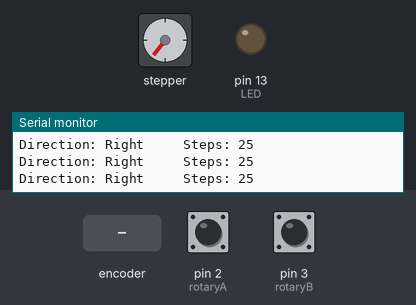
Simulated run of this sketch. Board: Arduino Uno, built with avr-gcc and run on an emulated ATmega328P. On the bench: stepper motor, output pins drawn as LEDs (lit = HIGH), the last lines printed to the serial monitor. The test bench sets the inputs (shaded band); at power-on: pin 2 (rotaryA) HIGH, pin 3 (rotaryB) HIGH. Stepper angles assume 200 steps per turn.

Above: at 1.2 s.
1.3 s: rotary encoder on pin 2 (rotaryA) / pin 3 (rotaryB) turned 2 steps (second pin leading)
At 2.4 s:
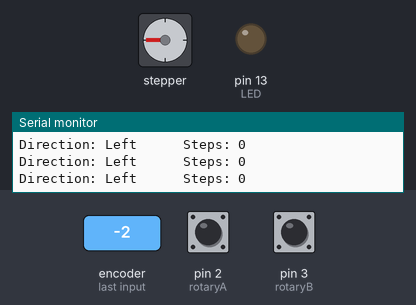
3.3 s: rotary encoder on pin 2 (rotaryA) / pin 3 (rotaryB) turned 3 steps (first pin leading)
At 4.02 s:
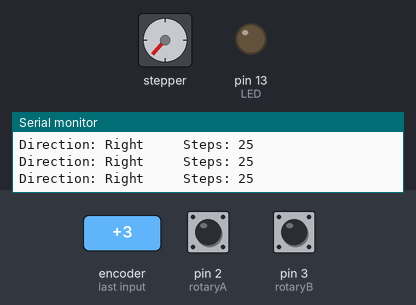
At 4.62 s:
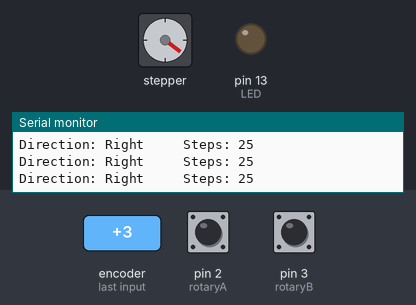
Timing chart, 0 to 18.5 s (numbered marks = the images above; inputs shaded):
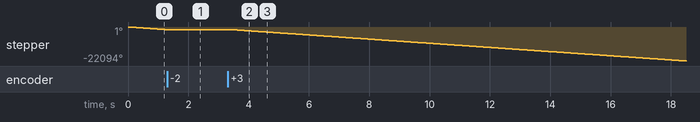

The sketch:

InvertedPendulumPIDControlV2.ino
```cpp
//  Daniel McGinn - Tufts University Mechanical Engineering
//  ME 180 Digital Controls of Dynamic Systems
//  Inverted Pendulum Controller
 /* Bipolar Stepper Motor C104 */
//  Datasheet: https://cdn-shop.adafruit.com/product-files/324/C140-A+datasheet.jpg
 /* Adafruit Motor Shield */
//  Technical Details: https://www.adafruit.com/product/1438?gclid=CjwKCAiAl7PgBRBWEiwAzFhmmsYg8ZNfud-ACm6uEw0K0GdpUw9f-Pz6IYIsgT3rCuLK2Oo-ehxf3BoCK9EQAvD_BwE
 /* Rotary Encoder E6A2-CW3C */
//  Code Citation: https://www.sparkfun.com/products/10932
//  Datasheet: https://cdn.sparkfun.com/assets/6/5/d/0/c/COM-10932_YUMO_A6A2__E6A2_Encoder_Datasheet.pdf
 /* PID Controller */
 // Code Citation: https://www.asee.org/file_server/papers/attachment/file/0005/8013/Turner_Cooley_A_low_cost_and_flexible_open_source_inverted_pendulum_for_feedback_control_laboratory_coursesASEE_2015.pdf

/* Include Libraries */
#include <Wire.h>
#include <Adafruit_MotorShield.h>
#include <Adafruit_PWMServoDriver.h>

/* Define Variables for Motor */
#define STEPPER_STEPS               200
#define STEPPER_RPM                 500

/* Motor Shield Settings */
// Create the motor shield object with the default I2C address
Adafruit_MotorShield AFMS = Adafruit_MotorShield();
Adafruit_StepperMotor *myMotor = AFMS.getStepper(STEPPER_STEPS, 2);

/* Rotary Encoder Settings */
// Pins 2 & 3 must be used for interupts on Arduino Uno
// https://www.arduino.cc/reference/en/language/functions/external-interrupts/attachinterrupt/
#define rotaryA 2 //Black Wire
#define rotaryB 3 //White Wire
#define LED 13 //Use onboard LED
volatile int stateA = LOW; //Declare Variables (allow change at any time)
volatile int stateB = LOW;
volatile int counter = 0; //Start Counter at 0
volatile int lastCounter = 0;

/* Define Variables for PID Control */
float kp,ki, kd; //declare variables used to adjust gain constants
//Declare necessary global variables to be passed between calls of ComputPID()
float Setpoint=755, Output, error;
unsigned long Told;
float ErrorSum, ErrorOld;
int steps;

void setup() {
  Serial.begin (9600); //Start Serial Monitor

  /* Initialize Motor Shield in Stepper Mode */
  Serial.println(F("Initialising the stepper motor (200 steps)"));
  AFMS.begin();  // create with the default frequency 1.6KHz
  myMotor->setSpeed(STEPPER_RPM);
  Serial.println("");

  /* Initialize Rotary Encoder Pins */
  pinMode (rotaryA, INPUT_PULLUP); //Initialize digital pins as an input with the internal pull-up resistor enabled
  pinMode (rotaryB, INPUT_PULLUP);
  pinMode (LED, OUTPUT); //Initilize onboard LED pin

  /* Monitor External Interuputs for Rotary Encoder */
  attachInterrupt(digitalPinToInterrupt(rotaryA), changeA, CHANGE);
  attachInterrupt(digitalPinToInterrupt(rotaryB), changeB, CHANGE);
  //Change triggers the interrupt whenever the pin changes value
  stateA = digitalRead(rotaryA);
  stateB = digitalRead(rotaryB);
  //Initilize stateA & stateB
  Serial.println("Encoder Initialized");
}

void loop() {
    /* Read Encoder */
    if (counter != lastCounter) {
//    Serial.println(counter); // Show Encoder Value
    lastCounter = counter;
   }
   /* PID Control*/
   SetTuning(.35,0,0);
   ComputePID(); // Call the PID Function
//   Serial.print("Error: ");Serial.println(error); // Print Error
   steps=int(61.11*tan((Output)/2/PI)); // convert from encoder pulses to motor steps
   if(steps>25) steps=25; // Set Max steps
   if(steps<0) steps=0; // Set Min steps
   Serial.print("Steps: ");Serial.println(steps); //Print Steps
   if(error<0){ // If errror is less than 0, move to the left
   Serial.print("Direction: Left      ");
   myMotor->step(steps, FORWARD, DOUBLE); //Move Left
   }
   if(error>0){ // If errror is greater than 0, move to the right
   myMotor->step(steps, BACKWARD, DOUBLE); //Move Right
   Serial.print("Direction: Right     ");
   }
}
void ComputePID() { // PID Control
    error = Setpoint - counter; // Calculate error between Setpoint and Input from Encoder
    float errorABS = abs(error);
    float Tnew = millis(); // Store current time
    float dT = Tnew-Told; // Calculate the time change since the last PID calculation by subtracting previous time from current time
    ErrorSum += (errorABS * dT); // Approximate the integral by summing the total error
    float dError = (errorABS - ErrorOld) / dT; // Approximate the derivative by dividing the change in error by the time change
    Output = kp * errorABS + ki * ErrorSum + kd * dError; // Compute the PID controller output
    ErrorOld = errorABS; Told = Tnew; // Update variables for use in next iteration of ComputePID()
}
void changeA() { // Called when A changes
   stateA = !stateA;

   if (stateA == HIGH) { // If A is High and B is Low then CCW
     if (stateB == LOW ) {
       counter++;
       if (counter == 1024) {
         counter = 0;
       }
     } else {  // Else CW
         counter--;
         if (counter == -1) {
           counter = 1023;
         }
     }
 }
 }
 void changeB() { // Called when B changes
   stateB = !stateB;
 }

 void SetTuning(float KP, float KI, float KD) // Set Gain Constants
{
    kp = KP; //set proportional constant
    ki = KI; //set integral constant
    kd = KD; //set derivative constant
}
```

Measured:
- after the input at 1.3 s, stepper: goes on until 1.4 s, then stays -1890°
- after the input at 3.3 s, stepper: keeps turning counter-clockwise at about 1353°/s, starting after 0.27 s
- by itself, stepper: keeps turning counter-clockwise at about 1374°/s
